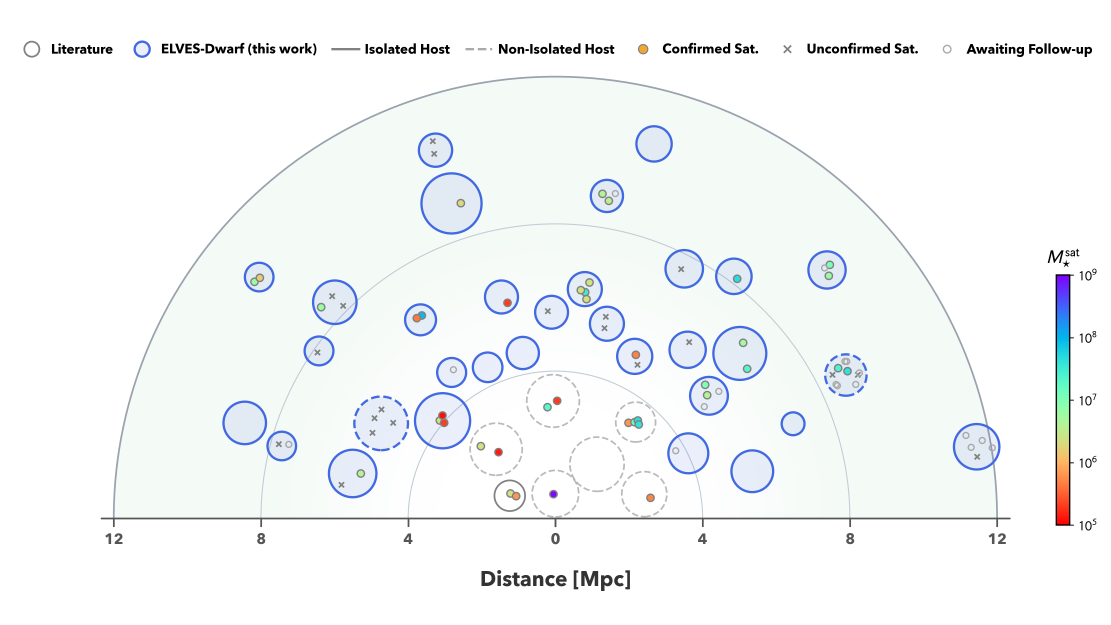
#> input picture elves-dwarf-figure/elves_dwarf_polar_fan_nonames.png, 3332 x 1875 px (shown at 1/3 size)
$ python prepare-figures.py
#> lines starting #> are read from the running program, lines starting #| are printed output that depends on the picture
#!/usr/bin/env python3
"""Publish figures from elves-dwarf-figure/ into public/figures/.

Raster files are downscaled to MAX_RASTER_WIDTH (the print exports are ~3300px
wide, far more than the page ever shows). SVG exports from matplotlib get three
fixes instead, all safe to re-run:

1. Drop the opaque white page rect so the figure sits on the page background.
2. Add a fallback stack behind the macOS-only fonts matplotlib names.
3. Strip the fixed pt width/height so the viewBox drives responsive sizing.

Usage: python3 scripts/prepare-figures.py <in> <out>
       python3 scripts/prepare-figures.py        # rebuild the defaults below
"""
import re
import shutil
import sys
from pathlib import Path

# (source, destination) pairs rebuilt when the script is run with no arguments.
# To publish a different variant (the labelled fan, the 360-degree full disk,
# or the SVG rather than the PNG), add it here or pass two paths on the CLI.
DEFAULTS = [
    (
        "elves-dwarf-figure/elves_dwarf_polar_fan_nonames.png",
        "public/figures/elves_dwarf_polar_fan_nonames.png",
    ),
]

# The figure renders at most ~760 CSS px wide, so this still covers 2x screens.
MAX_RASTER_WIDTH = 1600

FONT_FALLBACKS = {
    "'Avenir Next'": "'Avenir Next', Inter, ui-sans-serif, system-ui, -apple-system, 'Segoe UI', sans-serif",
    "'STIXGeneral'": "'STIXGeneral', 'Times New Roman', Georgia, serif",
}

# patch_1 is matplotlib's full-canvas rect. Its path is spelled slightly
# differently between exports, so match the group by its white fill instead.
BACKGROUND_RECT = re.compile(
    r'\s*<g id="patch_1">\s*<path d="M 0 [^"]*?"\s*style="fill: #ffffff"\s*/>\s*</g>'
)
ROOT_SIZE = re.compile(r'(<svg [^>]*?)width="[\d.]+pt" height="[\d.]+pt" ')


def prepare_svg(src: Path, dst: Path) -> str:
    svg = src.read_text(encoding="utf-8")

    svg, dropped = BACKGROUND_RECT.subn("", svg, count=1)
    for name, stack in FONT_FALLBACKS.items():
        # Undo then redo the substitution so re-running on an already
        # processed file does not nest the fallback stack.
        svg = svg.replace(f"font-family: {stack}", f"font-family: {name}")
        svg = svg.replace(f"font-family: {name}", f"font-family: {stack}")
    svg, resized = ROOT_SIZE.subn(r"\1", svg, count=1)

    dst.write_text(svg, encoding="utf-8")
    if not resized:
        print(f"  warning: no pt width/height on the <svg> root of {src}", file=sys.stderr)
    # Some exports are already saved transparent, so a missing rect is fine.
    return "opaque background removed" if dropped else "already transparent"


def publish_raster(src: Path, dst: Path) -> str:
    try:
        from PIL import Image
    except ImportError:
        shutil.copyfile(src, dst)
        return "copied full size (install Pillow to downscale)"

    with Image.open(src) as img:
#> img is the input picture: PIL image 3332x1875 RGBA; mean R, G, B, A 235.1, 242, 241.7, 43.8
        if img.width <= MAX_RASTER_WIDTH:
            shutil.copyfile(src, dst)
            return "copied"
        height = round(img.height * MAX_RASTER_WIDTH / img.width)
#> height = 900
        resized = img.convert("RGBA").resize((MAX_RASTER_WIDTH, height), Image.LANCZOS)
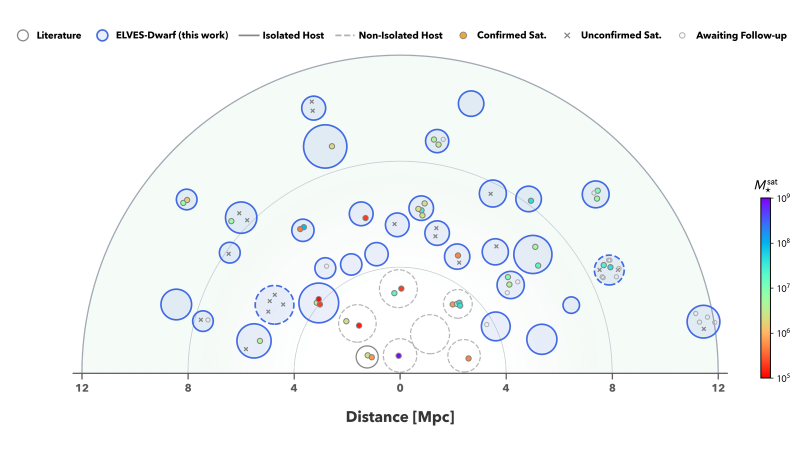
#> resized: PIL image 1600x900 RGBA (shown at 1/2 size); mean R, G, B, A 91.2, 98.1, 98.1, 43.7; transparent parts drawn white
        resized.save(dst, optimize=True)
        return f"downscaled {img.width}px -> {MAX_RASTER_WIDTH}px"


def publish(src: Path, dst: Path) -> None:
    dst.parent.mkdir(parents=True, exist_ok=True)
    note = prepare_svg(src, dst) if src.suffix.lower() == ".svg" else publish_raster(src, dst)
#> note = 'downscaled 3332px -> 1600px'
    print(f"prepare-figures: {dst} ({dst.stat().st_size / 1024:.0f} KB, {note})")
#| prepare-figures: public/figures/elves_dwarf_polar_fan_nonames.png (436 KB, downscaled 3332px -> 1600px)


def main() -> int:
    root = Path(__file__).resolve().parent.parent
    if len(sys.argv) == 3:
        pairs = [(Path(sys.argv[1]), Path(sys.argv[2]))]
    elif len(sys.argv) == 1:
        pairs = [(root / s, root / d) for s, d in DEFAULTS]
    else:
        print(__doc__, file=sys.stderr)
        return 2

    for src, dst in pairs:
        if not src.exists():
            print(f"prepare-figures: missing source {src}", file=sys.stderr)
            return 1
        publish(src, dst)
    return 0


if __name__ == "__main__":
    raise SystemExit(main())
#> (the program exits here)
